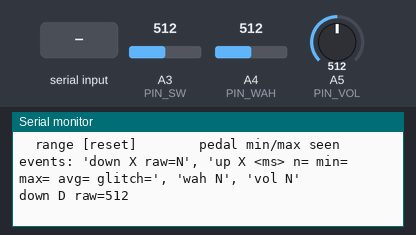
This program was run on a simulated Arduino Uno, built with avr-gcc and run on an emulated ATmega328P. Parts: the last lines printed to the serial monitor. The test bench sets the inputs (shaded band); at power-on: A3 (PIN_SW) = 512, A4 (PIN_WAH) = 512, A5 (PIN_VOL) = 512.

Above: at 1.2 s.
1.3 s: A3 (PIN_SW) set to 716
At 1.9 s:
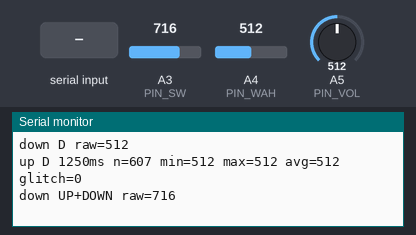
2.8 s: A4 (PIN_WAH) set to 716
At 3.6 s:
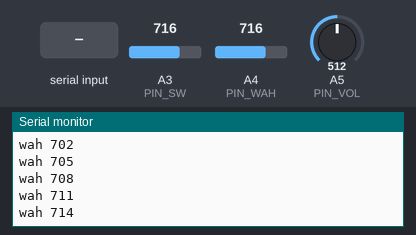
4.3 s: A5 (PIN_VOL) set to 716
At 5.0 s:
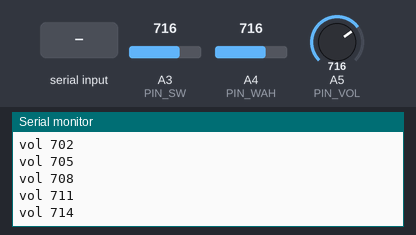
5.8 s: "on\n" received over Serial
At 6.9 s:
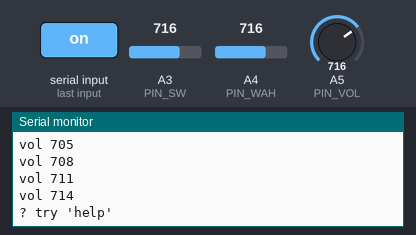
7.3 s: "disp\n" received over Serial
At 8.0 s:
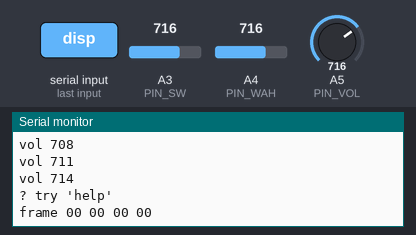
8.8 s: A3 (PIN_SW) set to 900
At 10.0 s:
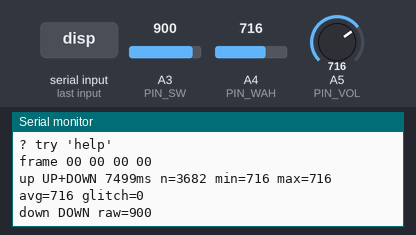

The program:

main.cpp
```cpp
/*
 * UNO golden reference for a stock Line 6 Floor Board.
 *
 * Same protocol as the archived Cycling74 sketch (Mark Lavelle's decode), rewritten for the bench:
 *   - no digitalWriteFast dependency: direct port writes + compile-time delays
 *   - interrupts off during the 32-pulse train (a timer0 tick could stretch a 1 us "on" pulse into an "off")
 *   - thresholds = midpoints of the voltages measured 2026-11-05 with a 1k pull-up
 *   - serial console instead of the Max patch: buttons/pedals print as text, LEDs/display set by command
 *   - per-press raw ADC stats (min/max/avg/glitches) for the switch reliability tests
 *
 * Wiring (Floor Board on the bench supply, UNO on laptop USB, 5V rails NOT tied, GNDs tied,
 * power the Floor Board first):
 *
 *   RJ45 pin            UNO
 *   1, 3  GND    ----   GND  (+ bench supply -)
 *   7, 8  +5V    ----   bench supply +5V only, NOT the UNO 5V pin
 *   6     SW     ----   A3, 1k  pull-up A3 -> UNO 5V
 *   2     WAH    ----   A4, 10k pull-up A4 -> UNO 5V
 *   4     VOL    ----   A5, 10k pull-up A5 -> UNO 5V
 *   5     LED    ----   330R ---- D8   (series R limits current if the Floor Board is unpowered)
 *
 * Pull-ups go to the UNO's own 5V (its ADC reference) so readings are ratiometric and don't shift
 * with the USB voltage. The Floor Board has no pull-ups of its own; the POD supplied them.
 */
#include <Arduino.h>
#include <util/delay.h>

// ---------------------------------------------------------------- pins
const uint8_t PIN_SW = A3;   // RJ45 6
const uint8_t PIN_WAH = A4;  // RJ45 2
const uint8_t PIN_VOL = A5;  // RJ45 4
// LED data: D8 = PB0 (RJ45 5), driven with direct port writes in sendFrame()

// ---------------------------------------------------------------- LED frame
// 4 bytes, sent byte 0 first, LSB first. bytes 0-2 = display digits (byte 0 = rightmost),
// bits 7..1 = segments, bit 0 = extra LED. byte 3 = button LEDs.
uint8_t frame[4];

struct Led { const char *name; uint8_t byteIdx, bit; };
const Led LEDS[] = {
  {"dist", 0, 0}, {"down", 1, 0}, {"point", 2, 0},
  {"tap", 3, 0}, {"wah", 3, 1}, {"sel", 3, 2}, {"drv", 3, 3},
  {"chd", 3, 4}, {"chc", 3, 5}, {"chb", 3, 6}, {"cha", 3, 7},
};
const uint8_t NUM_LEDS = sizeof(LEDS) / sizeof(LEDS[0]);

// One pulse per bit, ~6 us each: short high (1 us) = on, long high (5 us) = off.
void sendFrame() {
  uint8_t sreg = SREG;
  cli();
  for (uint8_t i = 0; i < 32; i++) {
    bool on = (frame[i >> 3] >> (i & 7)) & 1;
    PORTB |= _BV(PORTB0);
    if (on) {
      _delay_us(1);
      PORTB &= ~_BV(PORTB0);
      _delay_us(5);
    } else {
      _delay_us(5);
      PORTB &= ~_BV(PORTB0);
      _delay_us(1);
    }
  }
  SREG = sreg;
}

void printFrame() {
  char buf[32];
  snprintf(buf, sizeof(buf), "frame %02X %02X %02X %02X", frame[0], frame[1], frame[2], frame[3]);
  Serial.println(buf);
}

void update() {
  sendFrame();
  printFrame();
}

// ---------------------------------------------------------------- display glyphs
// Segment patterns from the archived sketch (bits 7..1, bit 0 left clear).
// 'K' uses the sketch's lowercase-k glyph; 'S' == '5' and 'G' == '9'.
struct Glyph { char c; uint8_t seg; };
const Glyph GLYPHS[] = {
  {'A', 0b11101110}, {'B', 0b00111110}, {'C', 0b10011100}, {'D', 0b01111010},
  {'E', 0b10011110}, {'F', 0b10001110}, {'G', 0b11110110}, {'H', 0b01101110},
  {'I', 0b00001100}, {'J', 0b01111000}, {'K', 0b01001110}, {'L', 0b00011100},
  {'M', 0b10101000}, {'N', 0b00101010}, {'O', 0b00111010}, {'P', 0b11001110},
  {'Q', 0b11100110}, {'R', 0b00001010}, {'S', 0b10110110}, {'T', 0b00011110},
  {'U', 0b01111100}, {'V', 0b00111000}, {'W', 0b01010100}, {'X', 0b01011110},
  {'Y', 0b01110110}, {'Z', 0b10011010}, {'-', 0b00000010}, {'_', 0b00010000},
  {'0', 0b11111100}, {'1', 0b01100000}, {'2', 0b11011010}, {'3', 0b11110010},
  {'4', 0b01100110}, {'5', 0b10110110}, {'6', 0b10111110}, {'7', 0b11100000},
  {'8', 0b11111110}, {'9', 0b11110110},
};

uint8_t glyph(char c) {
  c = toupper(c);
  for (const Glyph &g : GLYPHS)
    if (g.c == c) return g.seg;
  return 0;  // space / unknown = blank
}

// Up to 3 chars, right-aligned. Keeps the extra-LED bit of each digit.
void setText(const char *s) {
  size_t n = strlen(s);
  if (n > 3) n = 3;
  for (uint8_t pos = 0; pos < 3; pos++) {
    char c = pos < n ? s[n - 1 - pos] : ' ';
    frame[pos] = (frame[pos] & 1) | glyph(c);
  }
}

// ---------------------------------------------------------------- switch ladder
// 10-bit counts at 5V with the 1k pull-up, held values from the UNO runs (2026-11-06, and 11-07 after
// cleaning the switches), as avg (min-max):
//   TAP 7 (6-42), SEL 97 (93-124), WAH 195 (192-227), A 292 (278-327), B 377 (375-425), C 461 (461-465),
//   D 556 (555-577), UP+DOWN 762 (761-769), UP 810 (808-822), DOWN 859 (856-877), idle ~962.
// Each threshold = midpoint of the gap between the lower button's max and the upper button's min, so the
// worst held sample seen so far still has the most room on both sides. (Avg midpoints would put A/B at 334,
// 7 counts above A's max 327.)
struct Band { uint16_t below; const char *name; };
const Band BANDS[] = {
  {60, "TAP"}, {158, "SEL"}, {252, "WAH"}, {351, "A"}, {443, "B"},
  {510, "C"}, {669, "D"}, {788, "UP+DOWN"}, {839, "UP"}, {919, "DOWN"},
};
const uint8_t NUM_BANDS = sizeof(BANDS) / sizeof(BANDS[0]);
const uint8_t NONE = NUM_BANDS;

const uint8_t SW_PERIOD_MS = 2;
const uint8_t SW_STABLE_N = 10;  // 10 x 2 ms = 20 ms of agreeing samples before a change counts

uint8_t classify(uint16_t raw) {
  for (uint8_t i = 0; i < NUM_BANDS; i++)
    if (raw < BANDS[i].below) return i;
  return NONE;
}

uint8_t swCandidate = NONE, swStable = 0, swCurrent = NONE;
uint32_t pressStartMs, pressSum;
uint16_t pressN, pressMin, pressMax, pressGlitch, pendingGlitch;

void reportPress(uint16_t raw) {
  char buf[48];
  snprintf(buf, sizeof(buf), "down %s raw=%u", BANDS[swCurrent].name, raw);
  Serial.println(buf);
  pressStartMs = millis();
  pressSum = 0;
  pressN = pressGlitch = pendingGlitch = 0;
  pressMin = 1023;
  pressMax = 0;
}

void reportRelease() {
  char buf[96];
  snprintf(buf, sizeof(buf), "up %s %lums n=%u min=%u max=%u avg=%u glitch=%u",
           BANDS[swCurrent].name, millis() - pressStartMs, pressN, pressMin, pressMax,
           pressN ? (unsigned)(pressSum / pressN) : 0u, pressGlitch);
  Serial.println(buf);
}

void pollSwitch() {
  uint16_t raw = analogRead(PIN_SW);
  uint8_t cls = classify(raw);

  if (cls == swCandidate) {
    if (swStable < 255) swStable++;
  } else {
    swCandidate = cls;
    swStable = 1;
  }

  if (swStable == SW_STABLE_N && swCandidate != swCurrent) {
    if (swCurrent != NONE) reportRelease();
    swCurrent = swCandidate;
    if (swCurrent != NONE) reportPress(raw);
  }

  // stats while held: samples in the held band count. samples in another button's band = glitch,
  // but only once the held band comes back (the trailing sweep through other bands on release isn't one)
  if (swCurrent != NONE) {
    if (cls == swCurrent) {
      pressGlitch += pendingGlitch;
      pendingGlitch = 0;
      pressN++;
      pressSum += raw;
      if (raw < pressMin) pressMin = raw;
      if (raw > pressMax) pressMax = raw;
    } else if (cls != NONE) {
      pendingGlitch++;
    }
  }
}

// ---------------------------------------------------------------- pedals
// Raw counts, no calibration: the point is to record each treadle's real range.
const uint8_t PEDAL_PERIOD_MS = 10;
const uint8_t PEDAL_HYST = 3;  // only report moves of >= 3 counts

struct Pedal {
  const char *name;
  uint8_t pin;
  uint16_t acc;  // EMA, value * 8
  uint16_t reported, minSeen, maxSeen;
};
Pedal pedals[] = {{"wah", PIN_WAH}, {"vol", PIN_VOL}};

void resetPedal(Pedal &p) {
  uint16_t v = analogRead(p.pin);
  p.acc = v * 8;
  p.reported = p.minSeen = p.maxSeen = v;
}

void pollPedals() {
  for (Pedal &p : pedals) {
    p.acc += analogRead(p.pin) - p.acc / 8;  // EMA, alpha = 1/8
    uint16_t v = p.acc / 8;
    if (v < p.minSeen) p.minSeen = v;
    if (v > p.maxSeen) p.maxSeen = v;
    if (abs((int)v - (int)p.reported) >= PEDAL_HYST) {
      p.reported = v;
      Serial.print(p.name);
      Serial.print(' ');
      Serial.println(v);
    }
  }
}

// ---------------------------------------------------------------- raw stream (for logging to a file)
bool streaming = false;
const uint8_t STREAM_PERIOD_MS = 50;

void printStream() {
  char buf[32];
  snprintf(buf, sizeof(buf), "raw %u %u %u", analogRead(PIN_SW), analogRead(PIN_WAH), analogRead(PIN_VOL));
  Serial.println(buf);
}

// ---------------------------------------------------------------- commands
void printHelp() {
  Serial.println(F("commands:"));
  Serial.println(F("  disp <text>          up to 3 chars, right-aligned (A-Z 0-9 - _ space)"));
  Serial.println(F("  led <name> on|off    dist down point tap wah sel drv chd chc chb cha"));
  Serial.println(F("  all on|off           every segment + LED"));
  Serial.println(F("  clear                everything off"));
  Serial.println(F("  frame b0 b1 b2 b3    raw frame bytes in hex"));
  Serial.println(F("  send                 resend current frame (e.g. after powering the board)"));
  Serial.println(F("  test                 walk every LED, then every segment"));
  Serial.println(F("  stream on|off        print 'raw sw wah vol' every 50 ms"));
  Serial.println(F("  range [reset]        pedal min/max seen"));
  Serial.println(F("events: 'down X raw=N', 'up X <ms> n= min= max= avg= glitch=', 'wah N', 'vol N'"));
}

bool parseOnOff(const char *s, bool &out) {
  if (!s) return false;
  if (!strcmp(s, "on")) { out = true; return true; }
  if (!strcmp(s, "off")) { out = false; return true; }
  return false;
}

void setLed(const Led &l, bool on) {
  if (on) frame[l.byteIdx] |= _BV(l.bit);
  else frame[l.byteIdx] &= ~_BV(l.bit);
}

void runTest() {
  memset(frame, 0, sizeof(frame));
  update();
  for (const Led &l : LEDS) {
    Serial.println(l.name);
    setLed(l, true);
    sendFrame();
    delay(400);
    setLed(l, false);
  }
  for (uint8_t pos = 0; pos < 3; pos++) {
    for (uint8_t bit = 7; bit >= 1; bit--) {
      frame[pos] = _BV(bit);
      sendFrame();
      delay(250);
    }
    frame[pos] = 0;
  }
  update();
}

void runCommand(char *line) {
  // `disp` takes the rest of the line verbatim so spaces survive
  if (!strncmp(line, "disp", 4) && (line[4] == ' ' || line[4] == 0)) {
    setText(line[4] ? line + 5 : "");
    update();
    return;
  }

  char *cmd = strtok(line, " ");
  if (!cmd) return;
  char *a1 = strtok(nullptr, " ");
  bool on;

  if (!strcmp(cmd, "help")) {
    printHelp();
  } else if (!strcmp(cmd, "led") && a1 && parseOnOff(strtok(nullptr, " "), on)) {
    for (const Led &l : LEDS) {
      if (!strcmp(l.name, a1)) {
        setLed(l, on);
        update();
        return;
      }
    }
    Serial.println(F("? unknown led"));
  } else if (!strcmp(cmd, "all") && parseOnOff(a1, on)) {
    memset(frame, on ? 0xFF : 0x00, sizeof(frame));
    update();
  } else if (!strcmp(cmd, "clear")) {
    memset(frame, 0, sizeof(frame));
    update();
  } else if (!strcmp(cmd, "frame") && a1) {
    uint8_t f[4];
    char *tok = a1;
    for (uint8_t i = 0; i < 4; i++) {
      if (!tok) { Serial.println(F("? need 4 hex bytes")); return; }
      f[i] = strtoul(tok, nullptr, 16);
      tok = strtok(nullptr, " ");
    }
    memcpy(frame, f, sizeof(frame));
    update();
  } else if (!strcmp(cmd, "send")) {
    update();
  } else if (!strcmp(cmd, "test")) {
    runTest();
  } else if (!strcmp(cmd, "stream") && parseOnOff(a1, on)) {
    streaming = on;
  } else if (!strcmp(cmd, "range")) {
    if (a1 && !strcmp(a1, "reset")) {
      for (Pedal &p : pedals) resetPedal(p);
    }
    for (Pedal &p : pedals) {
      char buf[40];
      snprintf(buf, sizeof(buf), "range %s min=%u max=%u", p.name, p.minSeen, p.maxSeen);
      Serial.println(buf);
    }
  } else {
    Serial.println(F("? try 'help'"));
  }
}

char lineBuf[48];
uint8_t lineLen = 0;

void pollSerial() {
  while (Serial.available()) {
    char c = Serial.read();
    if (c == '\r' || c == '\n') {
      if (lineLen) {
        lineBuf[lineLen] = 0;
        runCommand(lineBuf);
        lineLen = 0;
      }
    } else if (lineLen < sizeof(lineBuf) - 1) {
      lineBuf[lineLen++] = c;
    }
  }
}

// ---------------------------------------------------------------- main
void setup() {
  PORTB &= ~_BV(PORTB0);  // D8 low before it becomes an output
  DDRB |= _BV(DDB0);
  Serial.begin(115200);
  for (Pedal &p : pedals) resetPedal(p);

  setText("UNO");  // overwrites the board's random power-up latch state
  Serial.println(F("floorboard uno reference"));
  update();
  printHelp();
}

void loop() {
  static uint32_t lastSw, lastPedal, lastStream;
  uint32_t now = millis();

  if (now - lastSw >= SW_PERIOD_MS) { lastSw = now; pollSwitch(); }
  if (now - lastPedal >= PEDAL_PERIOD_MS) { lastPedal = now; pollPedals(); }
  if (streaming && now - lastStream >= STREAM_PERIOD_MS) { lastStream = now; printStream(); }
  pollSerial();
}
```

Measured:
- after the input at 1.3 s, the serial monitor: prints a new line at once (image 1)
- after the input at 2.8 s, the serial monitor: prints a new line at once (image 2)
- after the input at 4.3 s, the serial monitor: prints a new line at once (image 3)
- after the input at 5.8 s, the serial monitor: prints a new line at once (image 4)
- after the input at 7.3 s, the serial monitor: prints a new line at once (image 5)
- after the input at 8.8 s, the serial monitor: prints a new line at once (image 6)
